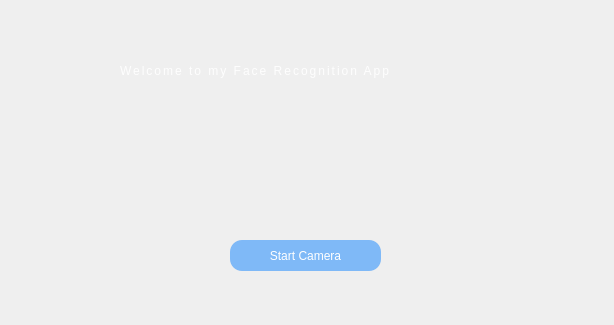
<?xml version="1.0" encoding="UTF-8"?>
<ui version="4.0">
 <class>welcomewindow</class>
 <widget class="QMainWindow" name="welcomewindow">
  <property name="geometry">
   <rect>
    <x>0</x>
    <y>0</y>
    <width>614</width>
    <height>325</height>
   </rect>
  </property>
  <property name="maximumSize">
   <size>
    <width>825</width>
    <height>662</height>
   </size>
  </property>
  <property name="windowTitle">
   <string>welcomewindow</string>
  </property>
  <widget class="QWidget" name="centralwidget">
   <property name="maximumSize">
    <size>
     <width>825</width>
     <height>641</height>
    </size>
   </property>
   <widget class="QLabel" name="image">
    <property name="geometry">
     <rect>
      <x>0</x>
      <y>-10</y>
      <width>621</width>
      <height>341</height>
     </rect>
    </property>
    <property name="styleSheet">
     <string notr="true"/>
    </property>
    <property name="text">
     <string/>
    </property>
    <property name="pixmap">
     <pixmap>C:/Users/devsa/Pictures/Saved Pictures/sea.png</pixmap>
    </property>
    <property name="scaledContents">
     <bool>true</bool>
    </property>
   </widget>
   <widget class="QPushButton" name="startbutton">
    <property name="geometry">
     <rect>
      <x>230</x>
      <y>240</y>
      <width>151</width>
      <height>31</height>
     </rect>
    </property>
    <property name="styleSheet">
     <string notr="true">QPushButton {
    background-color: rgba(0, 123, 255, 120);
    color: white;
    border-radius: 12px;
}

QPushButton:hover {
    background-color: rgba(0, 123, 255, 200);
}
</string>
    </property>
    <property name="text">
     <string>Start Camera</string>
    </property>
   </widget>
   <widget class="QLabel" name="welcometext">
    <property name="geometry">
     <rect>
      <x>120</x>
      <y>30</y>
      <width>401</width>
      <height>81</height>
     </rect>
    </property>
    <property name="styleSheet">
     <string notr="true">QLabel {
    color: rgba(255, 255, 255, 230);
    font:  14pt&quot;Segoe UI&quot;;
    letter-spacing: 2px;
    background: transparent;
}</string>
    </property>
    <property name="text">
     <string>Welcome to my Face Recognition App</string>
    </property>
    <property name="textFormat">
     <enum>Qt::TextFormat::AutoText</enum>
    </property>
    <property name="scaledContents">
     <bool>true</bool>
    </property>
    <property name="wordWrap">
     <bool>true</bool>
    </property>
   </widget>
  </widget>
 </widget>
 <resources/>
 <connections/>
</ui>
